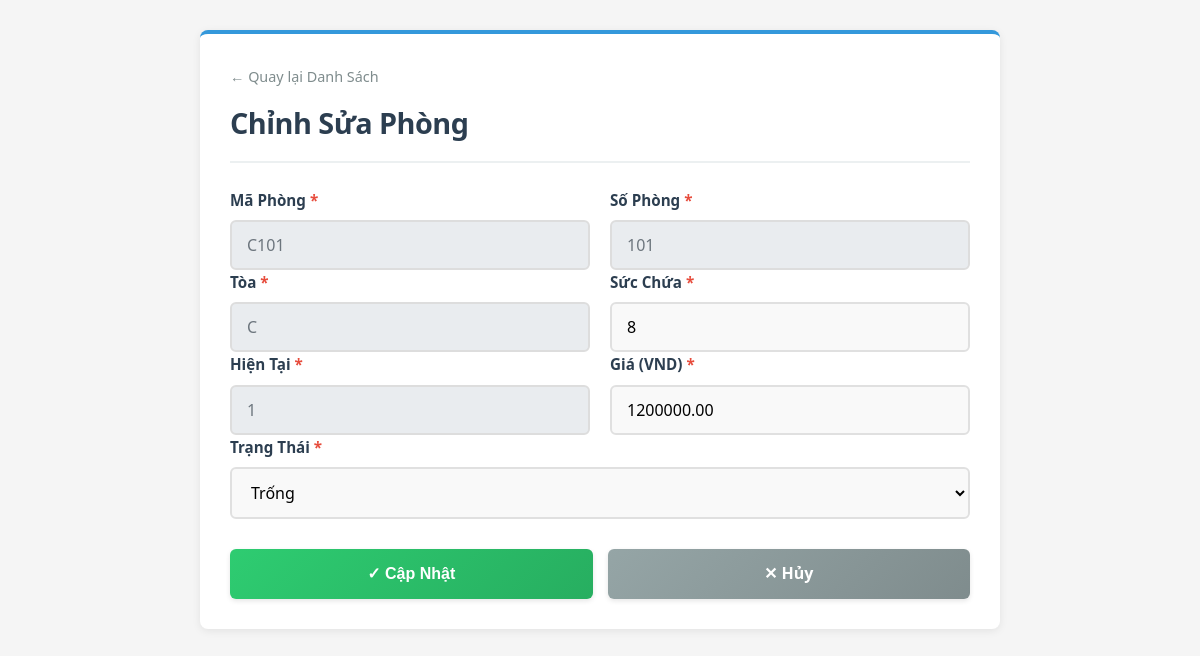
The app's page /QuanLyKTX_API/Public/room/edit/C101 (signed in) with its own data.
### tables this page shows
CREATE TABLE `phong` (
  `id` int(11) NOT NULL,
  `maphong` varchar(20) NOT NULL,
  `sophong` varchar(10) DEFAULT NULL,
  `toa` varchar(5) DEFAULT NULL,
  `succhua` int(11) DEFAULT 8,
  `phonghientai` int(11) DEFAULT 0,
  `gia` decimal(10,2) DEFAULT NULL,
  `trangthai` varchar(20) DEFAULT NULL,
  `created_at` timestamp NOT NULL DEFAULT current_timestamp()
);

### QuanLyKTX_API/Controllers/RoomController.php (called while the page is built, shortened)
<?php
class RoomController extends Controller {
    private $roomService;
    public function __construct() {
        $this->roomService = new RoomService();
    }
    public function edit($maphong = null) {
        $room = $this->roomService->getRoomById($maphong);
        $this->view('room/form', [
            'title' => 'Cập Nhật Phòng',
            'room' => $room,
            'isEdit' => true
        ]);
    }
}

### QuanLyKTX_API/Config/Database.php (called while the page is built, shortened)
<?php
class Database {
    private static $connection = null;
    public static function getConnection() {
        if (self::$connection === null) {
            $host = 'db';
            $user = 'root';
            $pass = 'root_password';
            $db   = 'quanlykytucxa';
            $port = 3306;
            self::$connection = new \mysqli($host, $user, $pass, $db, $port);
            self::$connection->set_charset("utf8");
        }
        return self::$connection;
    }
}

### QuanLyKTX_API/Services/RoomService.php (called while the page is built, shortened)
<?php
class RoomService {
    private $roomRepo;
    public function __construct() {
        $this->roomRepo = new RoomRepository();
    }
    public function getRoomById($maphong) {
        return $this->roomRepo->findById($maphong);
    }
}

### QuanLyKTX_API/Core/Repository.php (called while the page is built, shortened)
<?php
abstract class Repository {
    protected $db;
    protected $table;
    protected $primaryKey;
    public function __construct() {
        $this->db = \Config\Database::getConnection();
    }
    public function findById($id) {
        $sql = "SELECT * FROM {$this->table} WHERE {$this->primaryKey} = ?";
        $stmt = $this->db->prepare($sql);
        $stmt->bind_param('s', $id);
        $stmt->execute();
        $result = $stmt->get_result();
        $data = $result->fetch_assoc();
        return $data;
    }
}

### QuanLyKTX_API/Views/room/form.php (the view, shortened to what this page needs)
<?php
$isEdit = isset($room);
$pageTitle = $isEdit ? 'Chỉnh Sửa Phòng' : 'Thêm Phòng Mới';
$actionUrl = $isEdit ? BASE_URL . 'room/update/' . $room['maphong'] : BASE_URL . 'room/store';
?>
<!DOCTYPE html>
<html lang="vi">
<head>
    <link rel="stylesheet" href="<?= PUBLIC_URL ?>css/form.css?v=<?= time() ?>">
</head>
<body>
    <div class="form-container">
        <div class="form-header">
            <div>
                <a href="<?= BASE_URL ?>room" class="back-link">← Quay lại Danh Sách</a>
            </div>
            <h1><?= htmlspecialchars($pageTitle) ?></h1>
        </div>
        <form method="POST" action="<?= htmlspecialchars($actionUrl) ?>">
            <div class="form-row">
                <div class="form-group required">
                    <label>Mã Phòng</label>
                    <input type="text" id="maphongInput" name="maphong" value="<?= htmlspecialchars($room['maphong'] ?? '') ?>" <?= $isEdit ? 'readonly class="readonly-field"' : 'required placeholder="VD: P101 hoặc A101"' ?>>
                </div>
                <div class="form-group required">
                    <label>Số Phòng</label>
                    <input type="text" id="sophongInput" name="sophong" value="<?= htmlspecialchars($room['sophong'] ?? '') ?>" readonly class="readonly-field">
                </div>
            </div>
            <div class="form-row">
                <div class="form-group required">
                    <label>Tòa</label>
                    <input type="text" id="toaInput" name="toa" value="<?= htmlspecialchars($room['toa'] ?? '') ?>" readonly class="readonly-field" required placeholder="Tự động trích xuất">
                </div>
                <div class="form-group required">
                    <label>Sức Chứa</label>
                    <input type="number" name="succhua" value="<?= $room['succhua'] ?? 8 ?>" min="1" <?= $isEdit ? 'required' : 'readonly class="readonly-field"' ?>>
                </div>
            </div>
            <div class="form-row">
                <div class="form-group required">
                    <label>Hiện Tại</label>
                    <input type="number" name="phonghientai"
                        value="<?= $room['phonghientai'] ?? 0 ?>"
                        readonly
                        tabindex="-1"
                        class="readonly-field"
                        style="pointer-events: none; background-color: #f0f0f0;">
                </div>
                <div class="form-group required">
                    <label>Giá (VND)</label>
                    <input type="number" name="gia" value="<?= $room['gia'] ?? '' ?>" required>
                </div>
            </div>
            <div class="form-group required">
                <label>Trạng Thái</label>
                <select name="trangthai" <?= $isEdit ? 'required' : 'class="readonly-field"' ?>>
                    <option value="Trống" <?= ($room['trangthai'] ?? 'Trống') === 'Trống' || ($room['trangthai'] ?? '') === 'Đầy' ? 'selected' : '' ?>>Trống</option>
                </select>
            </div>
            <div class="form-actions">
                <button type="submit" class="btn btn-success">✓ <?= $isEdit ? 'Cập Nhật' : 'Thêm Mới' ?></button>
                <a href="<?= BASE_URL ?>room" class="btn btn-secondary">✕ Hủy</a>
            </div>
        </form>
    </div>
</body>
</html>

### QuanLyKTX_API/Public/css/form.css (style rules this page uses)
* { margin: 0; padding: 0; box-sizing: border-box; }
body { font-family: "Segoe UI", Tahoma, Geneva, Verdana, sans-serif; background-color: #f5f5f5; color: #333; line-height: 1.6; padding: 20px; }
.form-container { max-width: 800px; margin: 10px auto; background: white; padding: 30px; border-radius: 8px; box-shadow: 0 2px 8px rgba(0, 0, 0, 0.08); border-top: 4px solid #3498db; animation: fadeIn 0.4s ease-in; }
.form-header { display: flex; flex-direction: column; gap: 10px; margin-bottom: 25px; padding-bottom: 15px; border-bottom: 2px solid #ecf0f1; }
.form-header h1 { color: #2c3e50; font-size: 1.8em; font-weight: 700; letter-spacing: -0.5px; }
.back-link { color: #7f8c8d; text-decoration: none; font-weight: 500; font-size: 0.9em; transition: color 0.3s ease; display: inline-block; margin-right: 15px; }
.form-group { margin-bottom: 20px; }
.form-group label { display: block; margin-bottom: 8px; color: #2c3e50; font-weight: 600; font-size: 0.95em; }
.form-group.required label::after { content: " *"; color: #e74c3c; }
.form-group input, .form-group select, .form-group textarea { width: 100%; padding: 12px 15px; border: 2px solid #e0e0e0; border-radius: 6px; font-size: 1em; font-family: inherit; transition: all 0.3s ease; background: #f9f9f9; }
input[readonly], select[readonly], textarea[readonly], .readonly-field { background-color: #e9ecef !important; border-color: #ddd; color: #6c757d; pointer-events: none; }
.form-row { display: grid; grid-template-columns: 1fr 1fr; gap: 20px; }
.form-row .form-group { margin-bottom: 0; }
.form-actions { display: flex; gap: 15px; margin-top: 30px; }
.btn { flex: 1; padding: 12px 20px; border: none; border-radius: 6px; cursor: pointer; text-decoration: none; display: inline-block; transition: all 0.3s ease; font-weight: 600; font-size: 1em; text-align: center; box-shadow: 0 2px 5px rgba(0, 0, 0, 0.1); }
.btn-success { background: linear-gradient(135deg, #2ecc71, #27ae60); color: white; }
.btn-secondary { background: linear-gradient(135deg, #95a5a6, #7f8c8d); color: white; }

### records on screen
phong: maphong "C101", sophong "101", toa "C", succhua "8", phonghientai "1", gia "1200000.00", trangthai "Trống"

### other values on screen
$pageTitle "Chỉnh Sửa Phòng"
